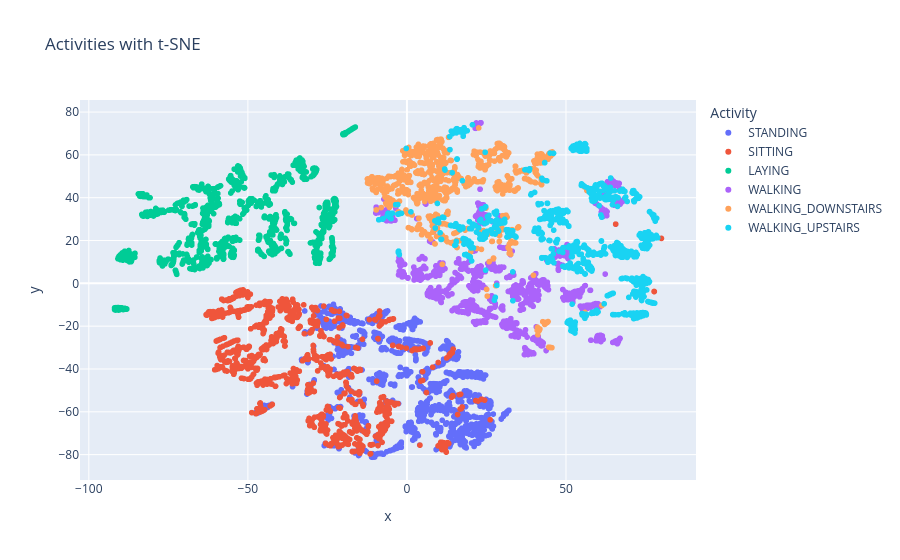

Source (notebook cell):
### Markdown cell above
Теперь нарисуйте scatter-график через `plotly.express` для `df_2_comp` с выделением цветами активностей. Красиво получилось? Видны скопления точек одного цвета? Можно разные активности отделить линиями на данном графике?

### Code cell
# ʅ(◔౪◔ ) ʃ your code here
import plotly.express as plexpr

expr = plexpr.scatter(data_frame=df_2_comp, x='x', y='y', color='Activity', title='Activities with t-SNE')

expr.show()

### Figure 1 — Plotly figure (JSON) as saved in the notebook; plotly's stock layout.template omitted (floating-point values rounded to 4 significant figures; data arrays with more than 128 entries replaced by an {"elided": "..."} marker saying what was removed)
{"data": [{"hovertemplate": "Activity=STANDING<br>x=%{x}<br>y=%{y}<extra></extra>", "legendgroup": "STANDING", "marker": {"color": "#636efa", "symbol": "circle"}, "mode": "markers", "name": "STANDING", "showlegend": true, "type": "scattergl", "x": {"elided": "1374 float values"}, "xaxis": "x", "y": {"elided": "1374 float values"}, "yaxis": "y"}, {"hovertemplate": "Activity=SITTING<br>x=%{x}<br>y=%{y}<extra></extra>", "legendgroup": "SITTING", "marker": {"color": "#EF553B", "symbol": "circle"}, "mode": "markers", "name": "SITTING", "showlegend": true, "type": "scattergl", "x": {"elided": "1286 float values"}, "xaxis": "x", "y": {"elided": "1286 float values"}, "yaxis": "y"}, {"hovertemplate": "Activity=LAYING<br>x=%{x}<br>y=%{y}<extra></extra>", "legendgroup": "LAYING", "marker": {"color": "#00cc96", "symbol": "circle"}, "mode": "markers", "name": "LAYING", "showlegend": true, "type": "scattergl", "x": {"elided": "1407 float values"}, "xaxis": "x", "y": {"elided": "1407 float values"}, "yaxis": "y"}, {"hovertemplate": "Activity=WALKING<br>x=%{x}<br>y=%{y}<extra></extra>", "legendgroup": "WALKING", "marker": {"color": "#ab63fa", "symbol": "circle"}, "mode": "markers", "name": "WALKING", "showlegend": true, "type": "scattergl", "x": {"elided": "1226 float values"}, "xaxis": "x", "y": {"elided": "1226 float values"}, "yaxis": "y"}, {"hovertemplate": "Activity=WALKING_DOWNSTAIRS<br>x=%{x}<br>y=%{y}<extra></extra>", "legendgroup": "WALKING_DOWNSTAIRS", "marker": {"color": "#FFA15A", "symbol": "circle"}, "mode": "markers", "name": "WALKING_DOWNSTAIRS", "showlegend": true, "type": "scattergl", "x": {"elided": "986 float values"}, "xaxis": "x", "y": {"elided": "986 float values"}, "yaxis": "y"}, {"hovertemplate": "Activity=WALKING_UPSTAIRS<br>x=%{x}<br>y=%{y}<extra></extra>", "legendgroup": "WALKING_UPSTAIRS", "marker": {"color": "#19d3f3", "symbol": "circle"}, "mode": "markers", "name": "WALKING_UPSTAIRS", "showlegend": true, "type": "scattergl", "x": {"elided": "1073 float values"}, "xaxis": "x", "y": {"elided": "1073 float values"}, "yaxis": "y"}], "layout": {"legend": {"title": {"text": "Activity"}, "tracegroupgap": 0}, "title": {"text": "Activities with t-SNE"}, "xaxis": {"anchor": "y", "domain": [0, 1], "title": {"text": "x"}}, "yaxis": {"anchor": "x", "domain": [0, 1], "title": {"text": "y"}}}}
